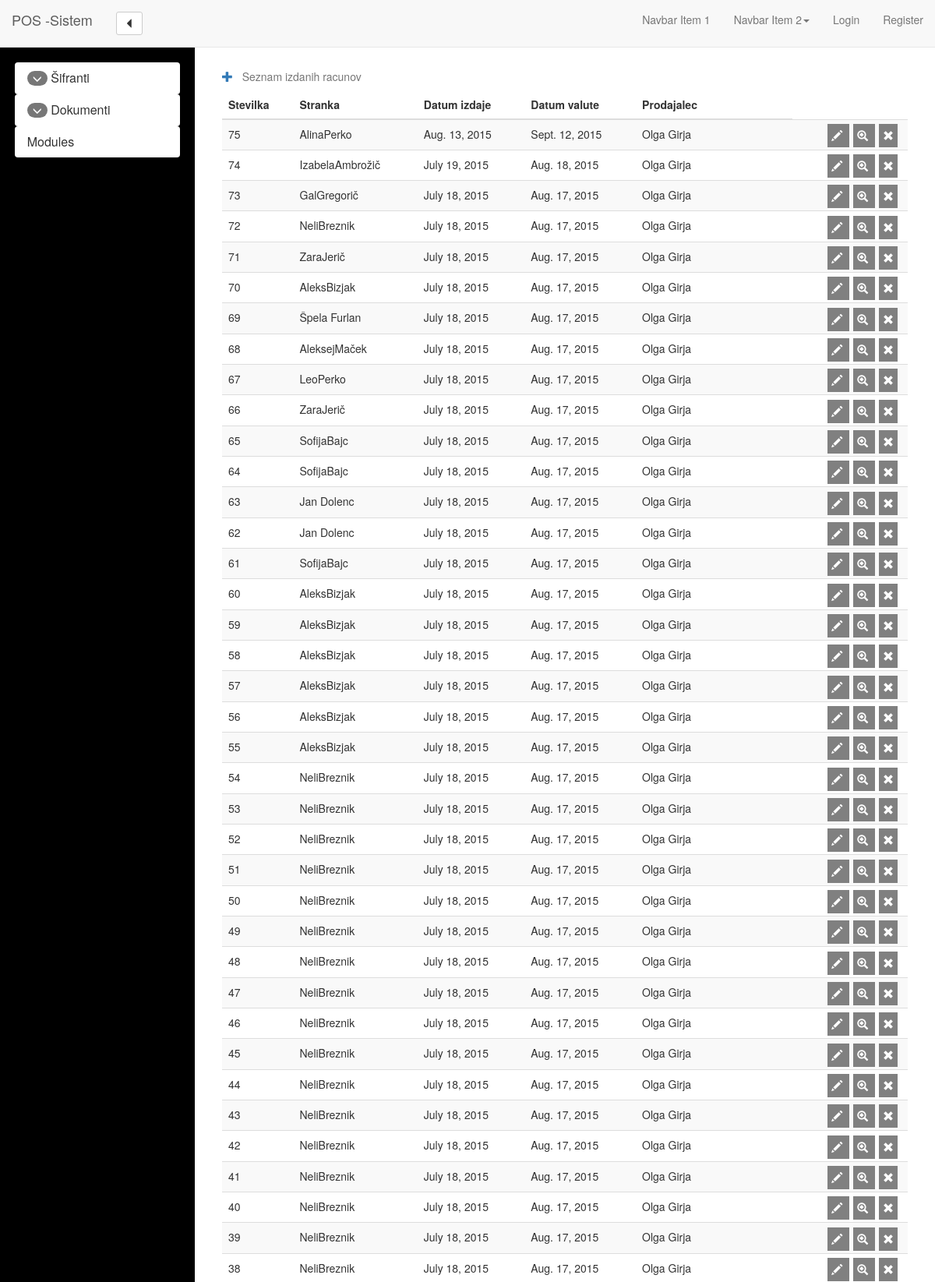
Screenshot of /invoice/seznam_racunov/ (upper part) with the database file from the repository.
### invoices/models.py (models this page shows, shortened)
class Racun(models.Model):
    stevilka = models.IntegerField(default=0)
    stranka = models.ForeignKey(Stranka)
    datum_izdaje = models.DateField()
    kraj_izdaje = models.CharField(max_length=50)
    datum_valute = models.DateField()
    datum_storitve = models.DateField()
    prodajalec = models.CharField(max_length=50)
    prodajni_pogoji = models.CharField(max_length=50)
    referenca = models.CharField(max_length=50)

class Stranka(models.Model):
    sifra = models.CharField(max_length=5)
    naziv = models.CharField(max_length=50)
    posta = models.CharField(max_length=50)
    ulica = models.CharField(max_length=50)
    kraj = models.CharField(max_length=50)
    def __str__(self):
        return self.naziv

### invoices/views.py (the view)
class SeznamRacunov(ListView):
    queryset = Racun.objects.order_by('-stevilka')
    template_name = "invoices/seznam_racunov.html"
    context_object_name = "seznam_racunov"

### invoices/templates/invoices/seznam_racunov.html
{% extends "invoices/base.html" %}
{% load crispy_forms_tags %}
{% block main_content%}
    <div class="container-fluid">
    <div class="row">
        <div class="col-md-12">
            <table class="table table-striped">
                <caption>
                    <a href="{% url 'racun_add' %}">
                    <span class="glyphicon glyphicon-plus"/>
                    </a>
                        &nbsp Seznam izdanih racunov
                </caption>
                <thead>
                    <tr>
                        <th>Stevilka</th>
                        <th>Stranka</th>
                        <th>Datum izdaje</th>
                        <th>Datum valute</th>
                        <th>Prodajalec</th>
                    </tr>
                </thead>
                {% for racun in seznam_racunov %}
                    <tr>
                        <td>{{ racun.stevilka }}</td>
                        <td>{{ racun.stranka }}</td>
                        <td>{{ racun.datum_izdaje }}</td>
                        <td>{{ racun.datum_valute }}</td>
                        <td>{{ racun.prodajalec }}</td>
                        <td class align="right">
                            <a class="btn-table btn-edit"
                                    type="button"
                                    href = "{% url 'racun_edit' pk=racun.id %}"
                                                               type="button">
                                <span class="glyphicon glyphicon-pencil"></span>
                            </a>
                            <a class="btn-table btn-delete"
                                    type="button"
                                    href = "{% url 'racun_view' pk=racun.id %}"
                                                               type="button">
                                <span class="glyphicon glyphicon-zoom-in"></span>
                            </a>
                            <a class="btn-table btn-delete"
                                    type="button"
                                    href = "{% url 'racun_edit' pk=racun.id %}"
                                                               type="button">
                                <span class="glyphicon glyphicon-remove"></span>
                            </a>
                        </td>
                    </tr>
                {% endfor %}
            </table>
        </div>
    </div>
    </div>
{% endblock main_content %}

### invoices/static/invoices/app_design.css (style rules this page uses)
a.btn-table { height: 25px; padding: 5px; vertical-align: middle; font-size: 14px; color: white; background: grey; text-decoration: none; margin-right: 5px; }

### rows the page displays
Racun: stevilka "75", stranka "AlinaPerko", datum_izdaje "Aug. 13, 2015", datum_valute "Sept. 12, 2015", prodajalec "Olga Girja"
Racun: stevilka "74", stranka "IzabelaAmbrožič", datum_izdaje "July 19, 2015", datum_valute "Aug. 18, 2015", prodajalec "Olga Girja"
Racun: stevilka "73", stranka "GalGregorič", datum_izdaje "July 18, 2015", datum_valute "Aug. 17, 2015", prodajalec "Olga Girja"
Racun: stevilka "72", stranka "NeliBreznik", datum_izdaje "July 18, 2015", datum_valute "Aug. 17, 2015", prodajalec "Olga Girja"
Racun: stevilka "71", stranka "ZaraJerič", datum_izdaje "July 18, 2015", datum_valute "Aug. 17, 2015", prodajalec "Olga Girja"
Racun: stevilka "70", stranka "AleksBizjak", datum_izdaje "July 18, 2015", datum_valute "Aug. 17, 2015", prodajalec "Olga Girja"
Racun: stevilka "69", stranka "Špela Furlan", datum_izdaje "July 18, 2015", datum_valute "Aug. 17, 2015", prodajalec "Olga Girja"
Racun: stevilka "68", stranka "AleksejMaček", datum_izdaje "July 18, 2015", datum_valute "Aug. 17, 2015", prodajalec "Olga Girja"
Racun: stevilka "67", stranka "LeoPerko", datum_izdaje "July 18, 2015", datum_valute "Aug. 17, 2015", prodajalec "Olga Girja"
Racun: stevilka "66", stranka "ZaraJerič", datum_izdaje "July 18, 2015", datum_valute "Aug. 17, 2015", prodajalec "Olga Girja"
Racun: stevilka "65", stranka "SofijaBajc", datum_izdaje "July 18, 2015", datum_valute "Aug. 17, 2015", prodajalec "Olga Girja"
Racun: stevilka "64", stranka "SofijaBajc", datum_izdaje "July 18, 2015", datum_valute "Aug. 17, 2015", prodajalec "Olga Girja"
Racun: stevilka "63", stranka "Jan Dolenc", datum_izdaje "July 18, 2015", datum_valute "Aug. 17, 2015", prodajalec "Olga Girja"
Racun: stevilka "62", stranka "Jan Dolenc", datum_izdaje "July 18, 2015", datum_valute "Aug. 17, 2015", prodajalec "Olga Girja"
Racun: stevilka "61", stranka "SofijaBajc", datum_izdaje "July 18, 2015", datum_valute "Aug. 17, 2015", prodajalec "Olga Girja"
Racun: stevilka "60", stranka "AleksBizjak", datum_izdaje "July 18, 2015", datum_valute "Aug. 17, 2015", prodajalec "Olga Girja"
Racun: stevilka "59", stranka "AleksBizjak", datum_izdaje "July 18, 2015", datum_valute "Aug. 17, 2015", prodajalec "Olga Girja"
Racun: stevilka "58", stranka "AleksBizjak", datum_izdaje "July 18, 2015", datum_valute "Aug. 17, 2015", prodajalec "Olga Girja"
Racun: stevilka "57", stranka "AleksBizjak", datum_izdaje "July 18, 2015", datum_valute "Aug. 17, 2015", prodajalec "Olga Girja"
Racun: stevilka "56", stranka "AleksBizjak", datum_izdaje "July 18, 2015", datum_valute "Aug. 17, 2015", prodajalec "Olga Girja"
Racun: stevilka "55", stranka "AleksBizjak", datum_izdaje "July 18, 2015", datum_valute "Aug. 17, 2015", prodajalec "Olga Girja"
Racun: stevilka "54", stranka "NeliBreznik", datum_izdaje "July 18, 2015", datum_valute "Aug. 17, 2015", prodajalec "Olga Girja"
Racun: stevilka "53", stranka "NeliBreznik", datum_izdaje "July 18, 2015", datum_valute "Aug. 17, 2015", prodajalec "Olga Girja"
Racun: stevilka "52", stranka "NeliBreznik", datum_izdaje "July 18, 2015", datum_valute "Aug. 17, 2015", prodajalec "Olga Girja"
Racun: stevilka "51", stranka "NeliBreznik", datum_izdaje "July 18, 2015", datum_valute "Aug. 17, 2015", prodajalec "Olga Girja"
Racun: stevilka "50", stranka "NeliBreznik", datum_izdaje "July 18, 2015", datum_valute "Aug. 17, 2015", prodajalec "Olga Girja"
Racun: stevilka "49", stranka "NeliBreznik", datum_izdaje "July 18, 2015", datum_valute "Aug. 17, 2015", prodajalec "Olga Girja"
Racun: stevilka "48", stranka "NeliBreznik", datum_izdaje "July 18, 2015", datum_valute "Aug. 17, 2015", prodajalec "Olga Girja"
Racun: stevilka "47", stranka "NeliBreznik", datum_izdaje "July 18, 2015", datum_valute "Aug. 17, 2015", prodajalec "Olga Girja"
Racun: stevilka "46", stranka "NeliBreznik", datum_izdaje "July 18, 2015", datum_valute "Aug. 17, 2015", prodajalec "Olga Girja"
Racun: stevilka "45", stranka "NeliBreznik", datum_izdaje "July 18, 2015", datum_valute "Aug. 17, 2015", prodajalec "Olga Girja"
Racun: stevilka "44", stranka "NeliBreznik", datum_izdaje "July 18, 2015", datum_valute "Aug. 17, 2015", prodajalec "Olga Girja"
Racun: stevilka "43", stranka "NeliBreznik", datum_izdaje "July 18, 2015", datum_valute "Aug. 17, 2015", prodajalec "Olga Girja"
Racun: stevilka "42", stranka "NeliBreznik", datum_izdaje "July 18, 2015", datum_valute "Aug. 17, 2015", prodajalec "Olga Girja"
Racun: stevilka "41", stranka "NeliBreznik", datum_izdaje "July 18, 2015", datum_valute "Aug. 17, 2015", prodajalec "Olga Girja"
Racun: stevilka "40", stranka "NeliBreznik", datum_izdaje "July 18, 2015", datum_valute "Aug. 17, 2015", prodajalec "Olga Girja"
Racun: stevilka "39", stranka "NeliBreznik", datum_izdaje "July 18, 2015", datum_valute "Aug. 17, 2015", prodajalec "Olga Girja"
Racun: stevilka "38", stranka "NeliBreznik", datum_izdaje "July 18, 2015", datum_valute "Aug. 17, 2015", prodajalec "Olga Girja"
